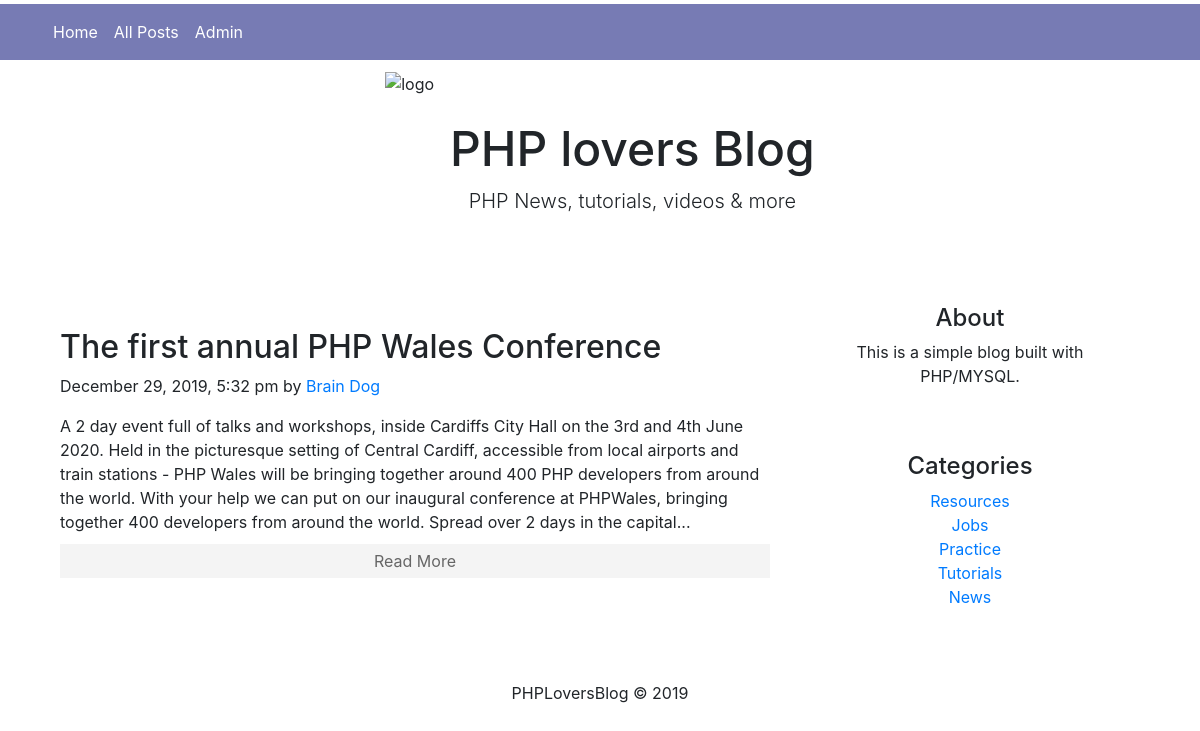
Screenshot of /all-posts?category=1 with the database file from the repository.
### tables this page shows
CREATE TABLE `posts` (
  `id` int(11) NOT NULL,
  `category` int(11) NOT NULL,
  `title` varchar(255) NOT NULL,
  `body` varchar(10000) DEFAULT NULL,
  `author` varchar(255) NOT NULL,
  `tags` varchar(255) NOT NULL,
  `date` timestamp NOT NULL DEFAULT CURRENT_TIMESTAMP
);

CREATE TABLE `categories` (
  `id` int(11) NOT NULL,
  `name` varchar(255) NOT NULL
);

### helpers/format_helper.php (called while the page is built)
<?php
function formatDate($date)
{
    return date('F j, Y, g:i a', strtotime($date));
}
 function shortenText($text, $chars= 450)
 {
     $text = $text ." ";
     $text = substr($text, 0,$chars);
     $text = substr($text, 0, strrpos($text, ' '));
     $text = $text."...";
     return $text;
 }

### posts.phtml (the view)
<?php include 'includes/header.php'; ?>
<main role="main" class="container">
  <div class="row">
    <div class="col-12 col-md-8 blog-main">
    <?php if($posts): ?>
        <?php foreach($posts as $post) :?>
     <div class="blog-post mt-5 mb-5">
        <h2 class="blog-post-title"><?= $post['title']?></h2>
        <p class="blog-post-meta"><?= formatDate($post['date'])?> by <a href="#"><?= $post['author']?></a></p>
        <?= shortenText($post['body']) ?>
        <a class="readmore" href="/single-post?id=<?= $post['id']?>">Read More</a>
      </div>
        <?php endforeach; ?>
    <?php else: ?>
        <p>There are no posts yet</p>
    <?php endif; ?>
    </div>
    <?php include 'includes/footer.php'; ?>

### includes/footer.php (shortened to what this page needs)
<aside class="col-12 col-md-4 blog-sidebar">
    <div class="p-4 mb-3 rounded text-center">
        <h4 class="font-bold">About</h4>
        <p class="mb-0"> This is a simple blog built with PHP/MYSQL.</p>
    </div>
    <div class="p-4 text-center">
        <h4 class="font-bold">Categories</h4>
        <?php if($categories): ?>
        <ol class="list-unstyled mb-0">
            <?php foreach($categories as $category) : ?>
            <li><a href="/all-posts?category=<?= $category['id'] ?>"><?= $category['name'] ?></a></li>
            <?php endforeach; ?>
        </ol>
        <?php else: ?>
        <p>Ther are no categories yet</p>
        <?php endif; ?>
    </div>
</aside>
</div>
</main>
<footer class="blog-footer text-center mt-5">
    <p>PHPLoversBlog &copy; 2019 </p>
</footer>
</body>
</html>

### public/style.css (style rules this page uses)
.readmore { display: block; text-align: center; padding:5px; background: #f4f4f4; margin-top: 10px; color: #666; }
h2 { font-size: 2rem; }

### rows the page displays
posts: title "The first annual PHP Wales Conference", date "December 29, 2019, 5:32 pm", author "Brain Dog", body "A 2 day event full of talks and workshops, inside Cardiffs City Hall on the 3rd and 4th June 2020. Held in the picturesque setting of Central Cardiff, accessible from local airports and train stations - PHP Wales will be bringing together around 400 PHP developers from around the world. With your help we can put on our inaugural conference at PHPWales, bringing together 400 developers from around the world. Spread over 2 days in the capital..."
categories: name "Resources"
categories: name "Jobs"
categories: name "Practice"
categories: name "Tutorials"
categories: name "News"
